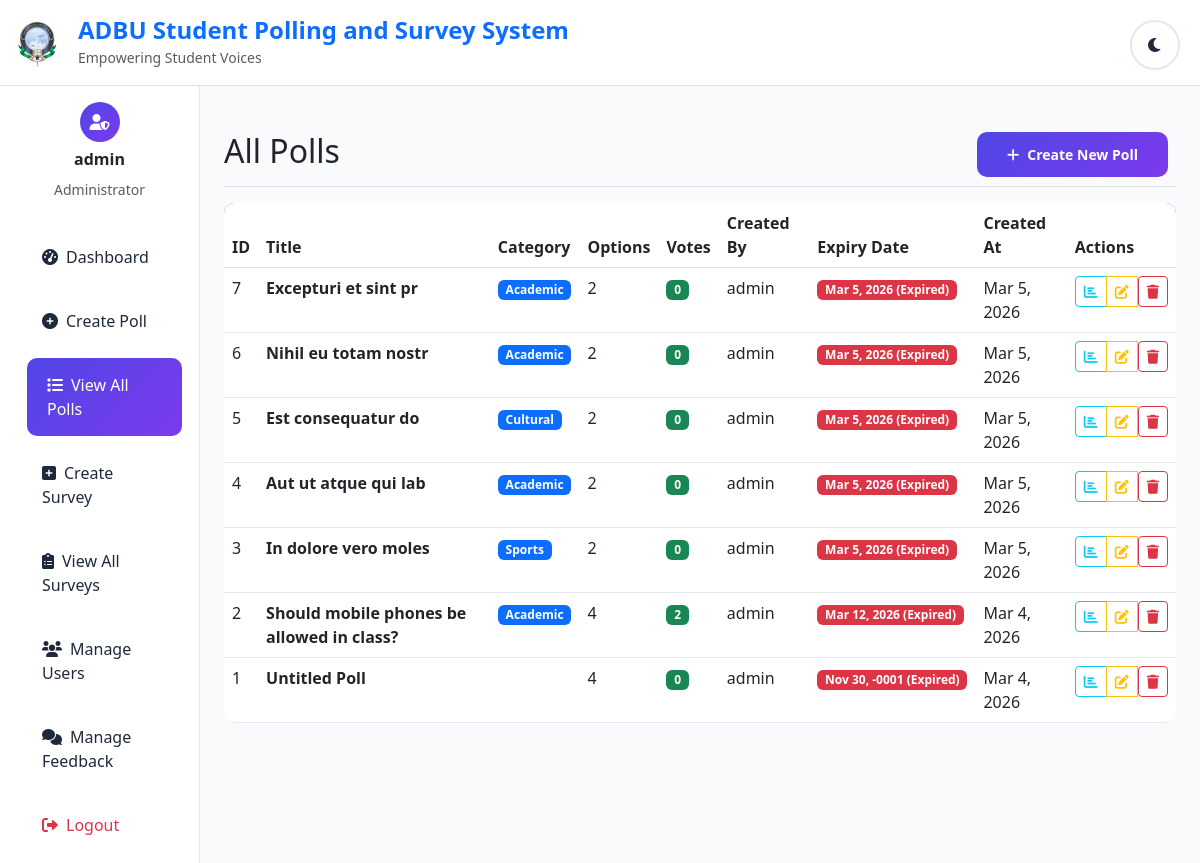
The page /view_polls.php (signed in) on the database its author committed.
### tables this page shows
CREATE TABLE `polls` (
  `id` int(11) NOT NULL,
  `title` varchar(255) NOT NULL,
  `category` enum('Academic','Cultural','Sports','Campus') NOT NULL,
  `created_by` int(11) DEFAULT NULL,
  `expiry_date` date DEFAULT NULL,
  `created_at` timestamp NOT NULL DEFAULT current_timestamp()
);

CREATE TABLE `users` (
  `id` int(11) NOT NULL,
  `name` varchar(100) NOT NULL,
  `email` varchar(100) NOT NULL,
  `password` varchar(255) NOT NULL,
  `role` enum('admin','student') NOT NULL DEFAULT 'student',
  `created_at` timestamp NOT NULL DEFAULT current_timestamp()
);

### includes/functions.php (called while the page is built, shortened)
<?php
function formatDate($dateString) {
    $date = new DateTime($dateString);
    return $date->format('M j, Y');
}
?>

### view_polls.php (the view, shortened to what this page needs)
<?php
require_once '../includes/functions.php';
$polls_sql = "SELECT p.*, u.name as creator_name, COUNT(v.id) as vote_count,
               (SELECT COUNT(*) FROM poll_options WHERE poll_id = p.id) as option_count
               FROM polls p
               LEFT JOIN users u ON p.created_by = u.id
               LEFT JOIN votes v ON p.id = v.poll_id
               GROUP BY p.id
               ORDER BY p.created_at DESC";
$polls = $conn->query($polls_sql);
?>
<!DOCTYPE html>
<html lang="en">
<head>
    <link href="https://cdn.jsdelivr.net/npm/bootstrap@5.3.0/dist/css/bootstrap.min.css" rel="stylesheet">
    <link href="https://cdnjs.cloudflare.com/ajax/libs/font-awesome/6.0.0/css/all.min.css" rel="stylesheet">
    <link href="../assets/css/style.css" rel="stylesheet">
</head>
<body>
    <?php include '../includes/header.php'; ?>
    <div class="container-fluid">
        <div class="row">
            <nav class="col-md-3 col-lg-2 d-md-block sidebar collapse">
                <div class="position-sticky pt-3">
                    <div class="text-center mb-4">
                        <div class="user-avatar mx-auto mb-2">
                            <i class="fas fa-user-shield"></i>
                        </div>
                        <h6 class="fw-bold"><?= htmlspecialchars($_SESSION['name']) ?></h6>
                        <small class="text-muted">Administrator</small>
                    </div>
                    <ul class="nav flex-column">
                        <li class="nav-item">
                            <a class="nav-link" href="dashboard.php">
                                <i class="fas fa-tachometer-alt me-2"></i>Dashboard
                            </a>
                        </li>
                        <li class="nav-item">
                            <a class="nav-link" href="create_poll.php">
                                <i class="fas fa-plus-circle me-2"></i>Create Poll
                            </a>
                        </li>
                        <li class="nav-item">
                            <a class="nav-link active" href="view_polls.php">
                                <i class="fas fa-list me-2"></i>View All Polls
                            </a>
                        </li>
                        <li class="nav-item">
                            <a class="nav-link" href="create_survey.php">
                                <i class="fas fa-plus-square me-2"></i>Create Survey
                            </a>
                        </li>
                        <li class="nav-item">
                            <a class="nav-link" href="view_surveys.php">
                                <i class="fas fa-clipboard-list me-2"></i>View All Surveys
                            </a>
                        </li>
                        <li class="nav-item">
                            <a class="nav-link" href="manage_users.php">
                                <i class="fas fa-users me-2"></i>Manage Users
                            </a>
                        </li>
                        <li class="nav-item">
                            <a class="nav-link" href="manage_feedback.php">
                                <i class="fas fa-comments me-2"></i>Manage Feedback
                            </a>
                        </li>
                        <li class="nav-item">
                            <a class="nav-link text-danger" href="../logout.php">
                                <i class="fas fa-sign-out-alt me-2"></i>Logout
                            </a>
                        </li>
                    </ul>
                </div>
            </nav>
            <main class="col-md-9 ms-sm-auto col-lg-10 px-md-4 main-content">
                <div class="d-flex justify-content-between flex-wrap flex-md-nowrap align-items-center pt-3 pb-2 mb-3 border-bottom">
                    <h1 class="h2">All Polls</h1>
                    <div class="btn-toolbar mb-2 mb-md-0">
                        <div class="btn-group me-2">
                            <a href="create_poll.php" class="btn btn-sm btn-primary">
                                <i class="fas fa-plus me-2"></i>Create New Poll
                            </a>
                        </div>
                    </div>
                </div>
                <?php if ($polls->num_rows > 0): ?>
                    <div class="table-responsive">
                        <table class="table table-hover" id="pollsTable">
                            <thead>
                                <tr>
                                    <th>ID</th>
                                    <th>Title</th>
                                    <th>Category</th>
                                    <th>Options</th>
                                    <th>Votes</th>
                                    <th>Created By</th>
                                    <th>Expiry Date</th>
                                    <th>Created At</th>
                                    <th>Actions</th>
                                </tr>
                            </thead>
                            <tbody>
                                <?php while ($poll = $polls->fetch_assoc()): ?>
                                    <tr>
                                        <td><?= $poll['id'] ?></td>
                                        <td>
                                            <strong><?= htmlspecialchars($poll['title']) ?: 'Untitled Poll' ?></strong>
                                        </td>
                                        <td>
                                            <span class="badge bg-primary"><?= htmlspecialchars($poll['category']) ?></span>
                                        </td>
                                        <td><?= $poll['option_count'] ?></td>
                                        <td>
                                            <span class="badge bg-success"><?= $poll['vote_count'] ?></span>
                                        </td>
                                        <td><?= htmlspecialchars($poll['creator_name']) ?></td>
                                        <td>
                                            <?php if ($poll['expiry_date']): ?>
                                                <?php
                                                $expiry_date = new DateTime($poll['expiry_date']);
                                                $today = new DateTime();
                                                $is_expired = $expiry_date < $today;
                                                ?>
                                                <span class="badge <?= $is_expired ? 'bg-danger' : 'bg-warning' ?>">
                                                    <?= formatDate($poll['expiry_date']) ?>
                                                    <?= $is_expired ? '(Expired)' : '' ?>
                                                </span>
                                            <?php else: ?>
                                                <span class="text-muted">No expiry</span>
                                            <?php endif; ?>
                                        </td>
                                        <td><?= formatDate($poll['created_at']) ?></td>
                                        <td>
                                            <div class="btn-group" role="group">
                                                <button type="button" class="btn btn-sm btn-outline-info"
                                                        onclick="viewPollResults(<?= $poll['id'] ?>)">
                                                    <i class="fas fa-chart-bar"></i>
                                                </button>
                                                <button type="button" class="btn btn-sm btn-outline-warning"
                                                        onclick="editPoll(<?= $poll['id'] ?>)">
                                                    <i class="fas fa-edit"></i>
                                                </button>
                                                <form method="POST" style="display: inline;"
                                                      onsubmit="return confirm('Are you sure you want to delete this poll?')">
                                                    <button type="submit" name="delete_poll" class="btn btn-sm btn-outline-danger">
                                                        <i class="fas fa-trash"></i>
                                                    </button>
                                                </form>
                                            </div>
                                        </td>
                                    </tr>
                                <?php endwhile; ?>
                            </tbody>
                        </table>
                    </div>
                <?php endif; ?>
            </main>
        </div>
    </div>
</body>
</html>

### assets/css/style.css (style rules this page uses)
:root { --primary-color: #4f46e5; --secondary-color: #7c3aed; --success-color: #10b981; --danger-color: #ef4444; --warning-color: #f59e0b; --info-color: #3b82f6; --light-bg: #f8fafc; --dark-bg: #1e293b; --light-card: #ffffff; --dark-card: #334155; --light-text: #1e293b; --dark-text: #f1f5f9; --border-color: #e2e8f0; --shadow: 0 10px 15px -3px rgba(0, 0, 0, 0.1); }
* { margin: 0; padding: 0; box-sizing: border-box; }
body { font-family: 'Segoe UI', Tahoma, Geneva, Verdana, sans-serif; background: linear-gradient(135deg, var(--primary-color) 0%, var(--secondary-color) 100%); min-height: 100vh; transition: all 0.3s ease; }
.btn-primary { background: linear-gradient(135deg, var(--primary-color), var(--secondary-color)); border: none; border-radius: 10px; padding: 12px 30px; font-weight: 600; transition: all 0.3s ease; }
.sidebar { min-height: 100vh; background: var(--light-card); border-right: 1px solid var(--border-color); transition: all 0.3s ease; }
.sidebar .nav-link { color: var(--light-text); padding: 15px 20px; border-radius: 10px; margin: 5px 10px; transition: all 0.3s ease; }
.sidebar .nav-link:hover, .sidebar .nav-link.active { background: linear-gradient(135deg, var(--primary-color), var(--secondary-color)); color: white; transform: translateX(5px); }
.main-content { background: var(--light-bg); min-height: 100vh; padding: 30px; }
.user-avatar { width: 40px; height: 40px; border-radius: 50%; background: linear-gradient(135deg, var(--primary-color), var(--secondary-color)); display: flex; align-items: center; justify-content: center; color: white; font-weight: bold; }
.table { background: var(--light-card); border-radius: 10px; overflow: hidden; }
.table thead { background: linear-gradient(135deg, var(--primary-color), var(--secondary-color)); color: white; }
.table tbody tr { border-bottom: 1px solid var(--border-color); transition: all 0.3s ease; }

### rows shown on the page
polls: id "7", title "Excepturi et sint pr", category "Academic", option_count "2", vote_count "0", created_by.name "admin", expiry_date "Mar 5, 2026", shows "(Expired)", created_at "Mar 5, 2026"
polls: id "6", title "Nihil eu totam nostr", category "Academic", option_count "2", vote_count "0", created_by.name "admin", expiry_date "Mar 5, 2026", shows "(Expired)", created_at "Mar 5, 2026"
polls: id "5", title "Est consequatur do", category "Cultural", option_count "2", vote_count "0", created_by.name "admin", expiry_date "Mar 5, 2026", shows "(Expired)", created_at "Mar 5, 2026"
polls: id "4", title "Aut ut atque qui lab", category "Academic", option_count "2", vote_count "0", created_by.name "admin", expiry_date "Mar 5, 2026", shows "(Expired)", created_at "Mar 5, 2026"
polls: id "3", title "In dolore vero moles", category "Sports", option_count "2", vote_count "0", created_by.name "admin", expiry_date "Mar 5, 2026", shows "(Expired)", created_at "Mar 5, 2026"
polls: id "2", title "Should mobile phones be allowed in class?", category "Academic", option_count "4", vote_count "2", created_by.name "admin", expiry_date "Mar 12, 2026", shows "(Expired)", created_at "Mar 4, 2026"
polls: id "1", title "Untitled Poll", option_count "4", vote_count "0", created_by.name "admin", expiry_date "Nov 30, -0001", shows "(Expired)", created_at "Mar 4, 2026"

### other values the page prints
$_SESSION['name'] "admin"
